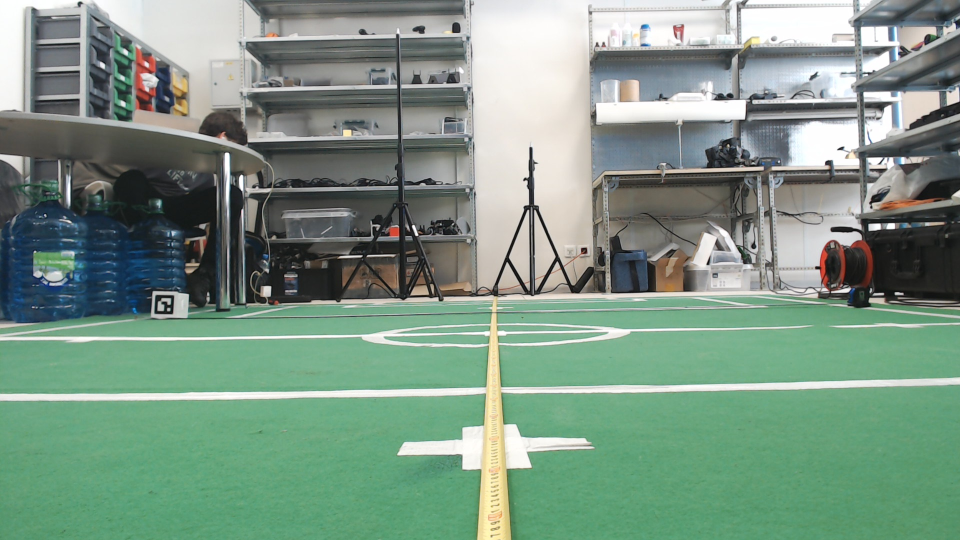
#> input picture pic/new_aruco/-1200_2600.jpg, 1920 x 1080 px (shown at 1/2 size); its folder holds 4 pictures in this run
$ python main.py
#> lines starting #> are read from the running program, lines starting #| are printed output that depends on the picture; after the words box and inside, x2 and y2 are one past the last pixel; in counts of white or black regions, pixels touching at a corner belong together
### aruco_detector.py
import cv2
import cv2.aruco
import numpy as np
import json
from scipy.spatial.transform import Rotation
import math

from dataclasses import dataclass

@dataclass
class camParameters:
    camMatrix = np.array(
        [[0.0, 0.0, 0.0], [0.0, 0.0, 0.0], [0.0, 0.0, 0.0]])

    distCoeffs = np.array(
        [0.0, 0.0, 0.0, 0.0, 0.0])


arucoSize = 70
objPoints = np.array([[-arucoSize / 2, arucoSize / 2, 0],
                              [arucoSize / 2, arucoSize / 2, 0],
                              [arucoSize / 2, -arucoSize / 2, 0],
                              [-arucoSize / 2, -arucoSize / 2, 0]])


class ArUcoDetector():
    def __init__(self, cameraID, distortion_coef = 0.8):
        self.distortion_coef = distortion_coef
        self.arucoSize = arucoSize
        self.arucoDim = 4
        self.arucoDict = cv2.aruco.DICT_4X4_50
        #self.arucoDict = cv2.aruco.DICT_APRILTAG_16H5
        self.cameraParams = camParameters
        self.cameraID = cameraID
        self.visualization = False

    def loadParams(self):
        # camera parameters
        with open('./config/cameras.json', 'r') as file:
#> (reads config/cameras.json from the repository)
            data = json.load(file)
        cameras = data['cameras']
        for camera in cameras:
            camera_id = camera['camera_id']
            if camera_id == self.cameraID:
                camera_matrix = camera['camera_matrix']
                distortion_coefficients = camera['distortion_coefficients']
                self.cameraParams.camMatrix = np.array(camera_matrix)
                self.cameraParams.distCoeffs = np.array(distortion_coefficients)
                print("LOADED CAMERA PARAMETERS")
#> in detectionExperiment, img is the input picture: shape (1080, 1920, 3); mean B, G, R 132.7, 149.2, 124.2


    def detect(self, img):
        dictionary = cv2.aruco.getPredefinedDictionary(self.arucoDict)
        detectorParams = cv2.aruco.DetectorParameters()
        detector = cv2.aruco.ArucoDetector(dictionary, detectorParams)
        marker_corners, marker_ids, rejected_candidates = detector.detectMarkers(img)
#> marker_corners = ([[311, 590], [347, 590], [344, 628], [309, 627]],); marker_ids = [5]; rejected_candidates = 35 items


        tvec = []
        rvec = []
        tvecs = []
        angles = []


        for i, marker in enumerate(marker_corners):
            success, rvec, tvec = cv2.solvePnP(objectPoints = objPoints, imagePoints= marker,
                                               cameraMatrix= self.cameraParams.camMatrix, distCoeffs= self.cameraParams.distCoeffs)
            if success:
                rotation_matrix, _ = cv2.Rodrigues(rvec)
                r = Rotation.from_matrix(rotation_matrix)
                euler_angles = r.as_euler('ZYX', degrees=True)
                z_angle_deg, y_angle_deg, x_angle_deg = euler_angles
                tvecs.append(tvec)
                angles.append((z_angle_deg, y_angle_deg, x_angle_deg))
            else:
                print("FAILED TO SOLVE PnP")
#> this loop made 1 pass
#> (marker, success, rvec, tvec, z_angle_deg, y_angle_deg, x_angle_deg) on pass 1: ([[311, 590], [347, 590], [344, 628], [309, 627]], True, [-3.25, -0.0217, 0.142], [-1225.1, 125.8, 2621.2], 0.494, 5.04, 173.8)
#> after the loop, angles = [(0.494, 5.04, 173.8)]; tvecs = [[-1225.1, 125.8, 2621.2]]


        cv2.aruco.drawDetectedMarkers(img, marker_corners, marker_ids)
#> img: shape (1080, 1920, 3); 0.02% of pixels changed, all inside (x1, y1, x2, y2) = (307, 586, 365, 629)
        i = 0
        for eul, transl in zip(angles, tvecs):
            font = cv2.FONT_HERSHEY_SIMPLEX
            center_rotation = (int(marker_corners[i][0][0][0]), int(marker_corners[i][0][0][1]))
            str_rotation = str(eul[0].round(2)) + ' ' + str(eul[1].round(2)) + ' ' + str(eul[2].round(2))
            str_translation = str(tvec[0].round(2)) + ' ' + str(tvec[1].round(2)) + ' ' + str(tvec[2].round(2))

            cv2.putText(img, str_translation, center_rotation, font, 2, (0, 0, 255), 4, cv2.LINE_AA)
            i +=1
#> this loop made 1 pass
#> (eul, transl, font, center_rotation, str_rotation, str_translation, i) on pass 1: ((0.494, 5.04, 173.8), [-1225.1, 125.8, 2621.2], 0, (311, 590), '0.49 5.04 173.85', '[-1225.05] [125.77] [2621.2]', 1)
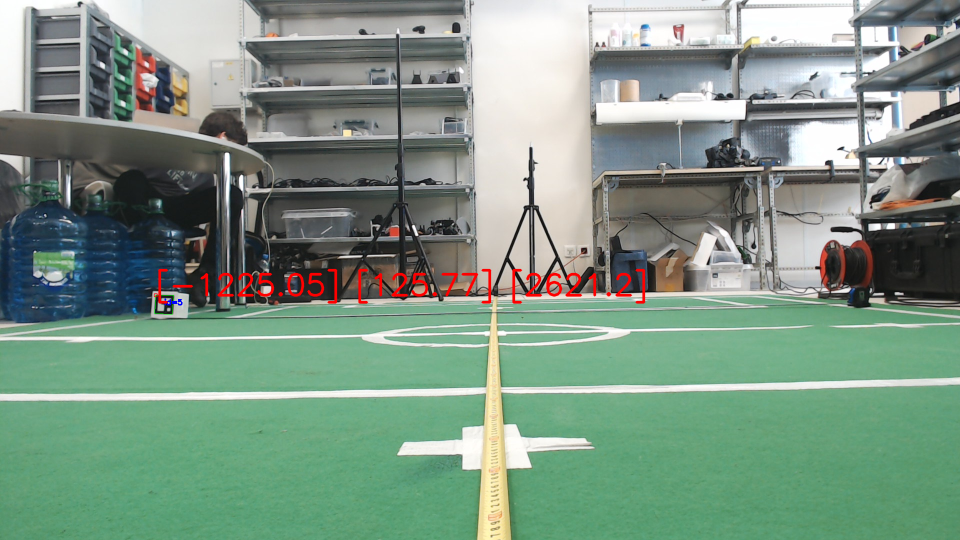
#> img: shape (1080, 1920, 3) (shown at 1/2 size); mean B, G, R 132.2, 148.7, 125.1
#> after the loop, i = 1
        if self.visualization:
            cv2.imshow('img', img)
            cv2.waitKey(0)

        #return tvecs,angles

        return tvecs, rvec

    # [99 lines left out: functions customDetect, createCustomDetector, Rodrigues_to_Euler, not called in this run]

### detectionExperiment.py
import cv2
import numpy as np
import pandas as pd
from glob import glob
from aruco_detector import *
from scipy.spatial.transform import Rotation as R
import matplotlib.pyplot as plt
from matplotlib.colors import LightSource as ls
from matplotlib import cbook, cm
import os


class Experiment():
    def __init__(self, image_path, ground_truth, cameraID):
        self.ground_truth = ground_truth
        self.detector = ArUcoDetector(cameraID = cameraID)
        self.image_path = image_path
        self.aruco_positions = []
        self.aruco_angles = []

    def run(self, experiment_name):
        self.detector.loadParams()

        if (experiment_name == 'detectionExperiment'):
            self.detectionExperiment()


    def getErrors(self, experiment_data, irl_data):
        pass

    def detectionExperiment(self):
        #self.getGT()

        report = pd.DataFrame({'XC' : [], "YC" : [], "ZC" : [],  "TERROR" : [], "RERROR" : [], "PERROR" : [], "YERROR" : []})

        file_name = glob(self.image_path + "/*jpg")
        file_name.sort(key=lambda x: os.path.getctime(x), reverse = True)
        for i, file in enumerate(file_name):

            x, z = map(int, os.path.splitext(os.path.basename(file))[0].split('_'))
            self.aruco_positions.append((x, 0, z))


            img = cv2.imread(file)
            tvec, rvec = self.detector.detect(img)
#> tvec = [[-1225.1, 125.8, 2621.2]]; rvec = [-3.25, -0.0217, 0.142]

            # to suitable forms of rvec and tvec
            tvectmp = []
            rvectmp = []
            for el_tvec, el_rvec in zip(tvec[0], rvec):
                tvectmp.append(el_tvec[0])
                rvectmp.append(el_rvec[0])
#> this loop made 3 passes
#> (el_tvec, el_rvec) on passes 1 to 3: ([-1225.1], [-3.25]), ([125.8], [-0.0217]), ([2621.2], [0.142])
#> after the loop, rvectmp = [-3.25, -0.0217, 0.142]; tvectmp = [-1225.1, 125.8, 2621.2]
            tvec = tvectmp
#> tvec = [-1225.1, 125.8, 2621.2]
            rvec = rvectmp

            print(file, (x, 0, z))
            # calculating translation error
            translation_error = translationError(tvec, (x, 0, z))
#> in translationError, `err = (vec_exp[2] - vec_real[2]) ** 2 + (vec_exp[0] - vec_real[0]) ** 2`: err = 1077
#> translation_error = 32.82


            # writing into the log and to excel file
            report.loc[len(report)] = [tvec[0], tvec[1], tvec[2],  translation_error, 0, 0,0]
#> pass 2 of the loop in detectionExperiment, `for i, file in enumerate(file_name):`:
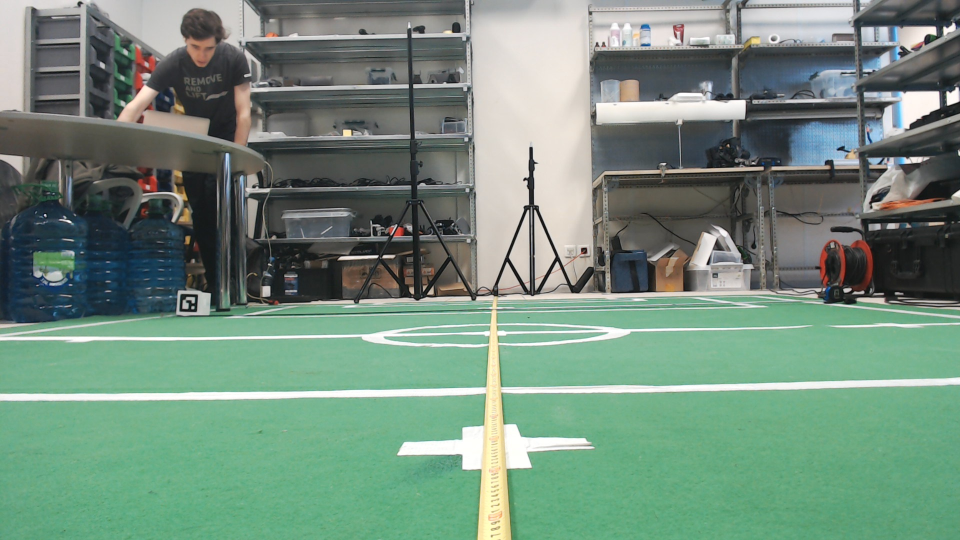
#> input picture pic/new_aruco/-1200_2800.jpg, 1920 x 1080 px (shown at 1/2 size)
#> in detectionExperiment, img is the input picture: shape (1080, 1920, 3); mean B, G, R 124.9, 141.1, 115.4
#> marker_corners = ([[362, 588], [395, 589], [393, 623], [359, 622]],); rejected_candidates = 31 items
#> the loop in detect (call 2), `for i, marker in enumerate(marker_corners):` made 1 pass
#> (marker, success, rvec, tvec, z_angle_deg, y_angle_deg, x_angle_deg) on pass 1: ([[362, 588], [395, 589], [393, 623], [359, 622]], True, [3.04, 0.0435, -0.0279], [-1249.6, 132.1, 2893.5], 1.58, 1.14, 174)
#> after the loop in detect (call 2), `for i, marker in enumerate(marker_corners):`: angles = [(1.58, 1.14, 174)]; tvecs = [[-1249.6, 132.1, 2893.5]]
#> the loop in detect (call 2), `for eul, transl in zip(angles, tvecs):` made 1 pass
#> (eul, transl, font, center_rotation, str_rotation, str_translation, i) on pass 1: ((1.58, 1.14, 174), [-1249.6, 132.1, 2893.5], 0, (362, 588), '1.58 1.14 173.99', '[-1249.59] [132.09] [2893.54]', 1)
#> after the loop in detect (call 2), `for eul, transl in zip(angles, tvecs):`:
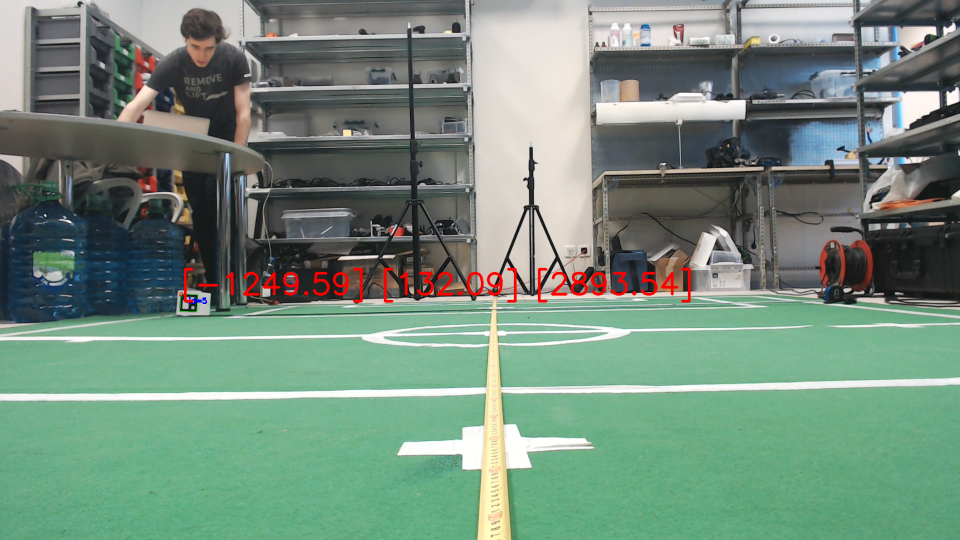
#> img: shape (1080, 1920, 3) (shown at 1/2 size); mean B, G, R 124.4, 140.5, 116.4
#> after the loop in detect (call 2), `for eul, transl in zip(angles, tvecs):`: i = 1
#> in detectionExperiment, `tvec, rvec = self.detector.detect(img)`: tvec = [[-1249.6, 132.1, 2893.5]]; rvec = [3.04, 0.0435, -0.0279]
#> the loop in detectionExperiment, `for el_tvec, el_rvec in zip(tvec[0], rvec):` made 3 passes
#> (el_tvec, el_rvec) on passes 1 to 3: ([-1249.6], [3.04]), ([132.1], [0.0435]), ([2893.5], [-0.0279])
#> after the loop in detectionExperiment, `for el_tvec, el_rvec in zip(tvec[0], rvec):`: tvectmp = [-1249.6, 132.1, 2893.5]
#> translation_error = 105.9
#> pass 3 of the loop in detectionExperiment, `for i, file in enumerate(file_name):`:
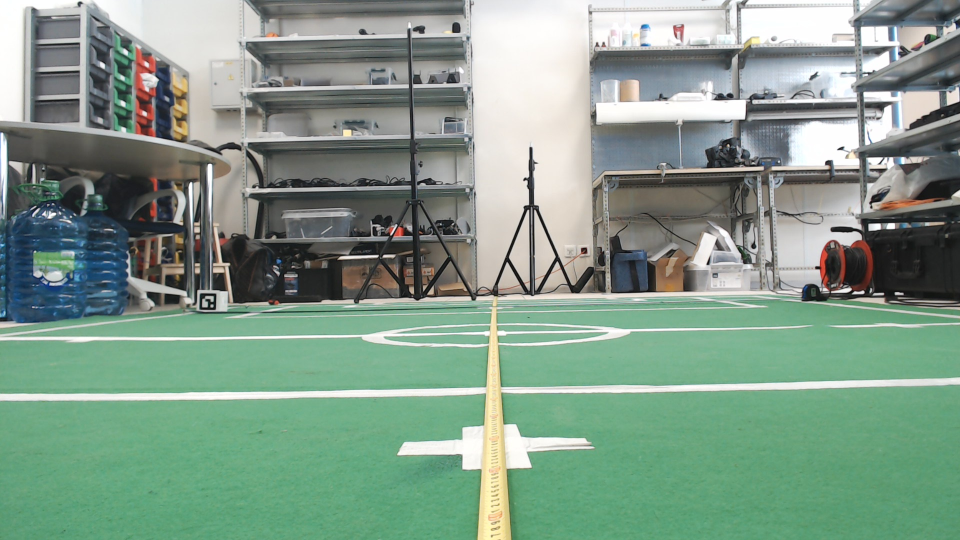
#> input picture pic/new_aruco/-1200_3000.jpg, 1920 x 1080 px (shown at 1/2 size)
#> in detectionExperiment, img is the input picture: shape (1080, 1920, 3); mean B, G, R 137.9, 154.2, 129.8
#> marker_corners = ([[400, 587], [432, 587], [430, 619], [399, 618]],); rejected_candidates = 32 items
#> the loop in detect (call 3), `for i, marker in enumerate(marker_corners):` made 1 pass
#> (marker, success, rvec, tvec, z_angle_deg, y_angle_deg, x_angle_deg) on pass 1: ([[400, 587], [432, 587], [430, 619], [399, 618]], True, [-3.22, -0.0258, -0.016], [-1265.5, 136.6, 3127.1], 0.939, -0.532, 175.4)
#> after the loop in detect (call 3), `for i, marker in enumerate(marker_corners):`: angles = [(0.939, -0.532, 175.4)]; tvecs = [[-1265.5, 136.6, 3127.1]]
#> the loop in detect (call 3), `for eul, transl in zip(angles, tvecs):` made 1 pass
#> (eul, transl, font, center_rotation, str_rotation, str_translation, i) on pass 1: ((0.939, -0.532, 175.4), [-1265.5, 136.6, 3127.1], 0, (400, 587), '0.94 -0.53 175.45', '[-1265.53] [136.62] [3127.09]', 1)
#> after the loop in detect (call 3), `for eul, transl in zip(angles, tvecs):`:
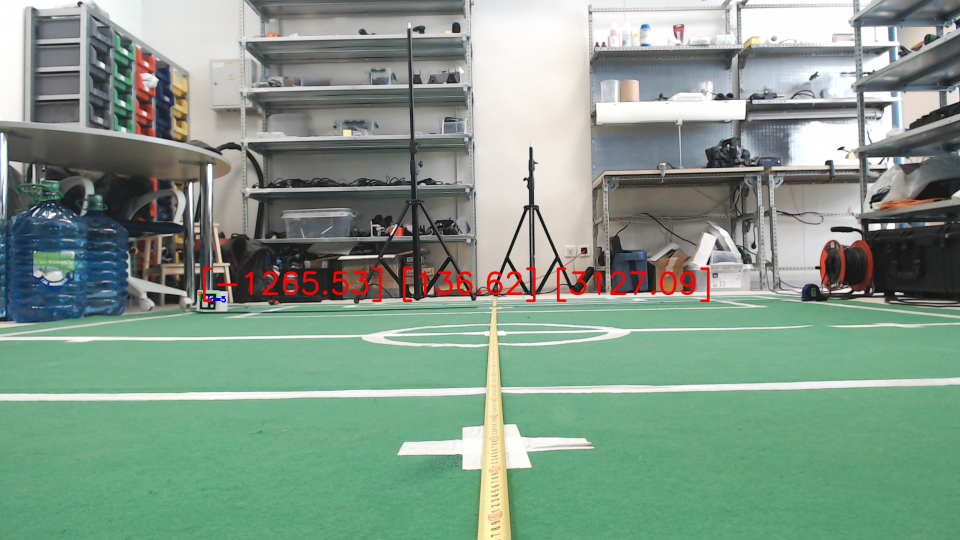
#> img: shape (1080, 1920, 3) (shown at 1/2 size); mean B, G, R 137.3, 153.6, 130.7
#> after the loop in detect (call 3), `for eul, transl in zip(angles, tvecs):`: i = 1
#> in detectionExperiment, `tvec, rvec = self.detector.detect(img)`: tvec = [[-1265.5, 136.6, 3127.1]]; rvec = [-3.22, -0.0258, -0.016]
#> the loop in detectionExperiment, `for el_tvec, el_rvec in zip(tvec[0], rvec):` made 3 passes
#> (el_tvec, el_rvec) on passes 1 to 3: ([-1265.5], [-3.22]), ([136.6], [-0.0258]), ([3127.1], [-0.016])
#> after the loop in detectionExperiment, `for el_tvec, el_rvec in zip(tvec[0], rvec):`: tvectmp = [-1265.5, 136.6, 3127.1]
#> translation_error = 143
#> the loop made 4 passes; the first 3 are shown

#> (the run stopped early here; a loop or call above may not have finished)
